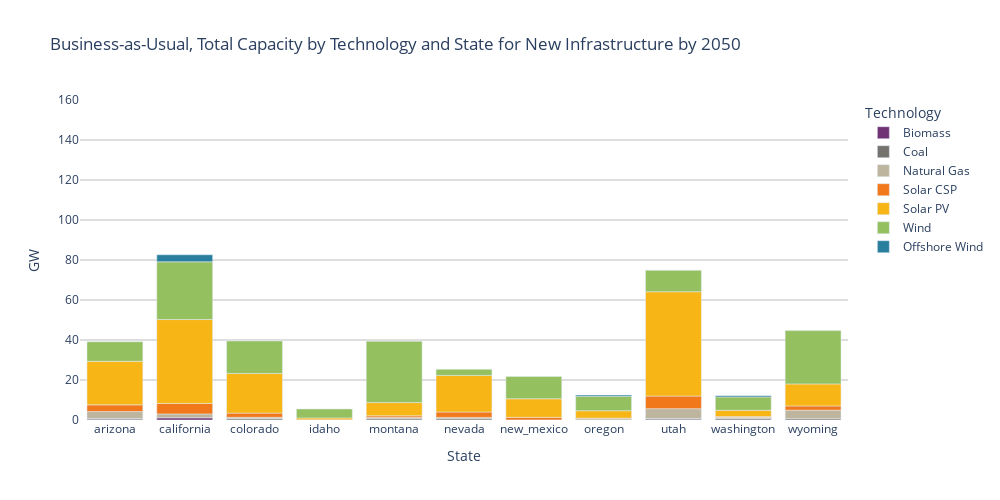

Notebook code cell kept with this figure:
### Markdown cell above
#### Business-as-usual

### Code cell
plot_state_bar_capacity(df=df, scenario='business_as_usual_ira_ccs_climate', year=year,
         output_file_name = f'bau_{year}_state_tech_capacity.png',
         title = f'Business-as-Usual, Total Capacity by Technology and State for New Infrastructure by {year}')

### Figure 1 — Plotly figure (JSON) as saved in the notebook; plotly's stock layout.template omitted (floating-point values rounded to 4 significant figures)
{"data": [{"alignmentgroup": "True", "hovertemplate": "Technology=Biomass<br>State=%{x}<br>unit_size_mw=%{y}<extra></extra>", "legendgroup": "Biomass", "marker": {"color": "#713275", "pattern": {"shape": ""}}, "name": "Biomass", "offsetgroup": "Biomass", "orientation": "v", "showlegend": true, "textposition": "auto", "type": "bar", "x": ["arizona", "california", "colorado", "idaho", "new_mexico", "utah", "washington"], "xaxis": "x", "y": [0.1, 1.1, 0.05, 0.05, 0.05, 0.1, 0.05], "yaxis": "y"}, {"alignmentgroup": "True", "hovertemplate": "Technology=Coal<br>State=%{x}<br>unit_size_mw=%{y}<extra></extra>", "legendgroup": "Coal", "marker": {"color": "#75736d", "pattern": {"shape": ""}}, "name": "Coal", "offsetgroup": "Coal", "orientation": "v", "showlegend": true, "textposition": "auto", "type": "bar", "x": ["arizona", "colorado", "montana", "nevada", "utah", "washington", "wyoming"], "xaxis": "x", "y": [0.65, 0.65, 0.65, 0.65, 0.65, 0.65, 0.65], "yaxis": "y"}, {"alignmentgroup": "True", "hovertemplate": "Technology=Natural Gas<br>State=%{x}<br>unit_size_mw=%{y}<extra></extra>", "legendgroup": "Natural Gas", "marker": {"color": "#bdb59d", "pattern": {"shape": ""}}, "name": "Natural Gas", "offsetgroup": "Natural Gas", "orientation": "v", "showlegend": true, "textposition": "auto", "type": "bar", "x": ["arizona", "california", "colorado", "montana", "nevada", "oregon", "utah", "washington", "wyoming"], "xaxis": "x", "y": [3.473, 1.938, 0.646, 0.646, 0.646, 0.646, 4.927, 0.646, 4.281], "yaxis": "y"}, {"alignmentgroup": "True", "hovertemplate": "Technology=Solar CSP<br>State=%{x}<br>unit_size_mw=%{y}<extra></extra>", "legendgroup": "Solar CSP", "marker": {"color": "#f1781b", "pattern": {"shape": ""}}, "name": "Solar CSP", "offsetgroup": "Solar CSP", "orientation": "v", "showlegend": true, "textposition": "auto", "type": "bar", "x": ["arizona", "california", "colorado", "idaho", "montana", "nevada", "new_mexico", "oregon", "utah", "washington", "wyoming"], "xaxis": "x", "y": [3.35, 5.25, 2.1, 0.05, 0.8, 2.7, 1.3, 0.3, 6.3, 0.35, 2.1], "yaxis": "y"}, {"alignmentgroup": "True", "hovertemplate": "Technology=Solar PV<br>State=%{x}<br>unit_size_mw=%{y}<extra></extra>", "legendgroup": "Solar PV", "marker": {"color": "#F7B615", "pattern": {"shape": ""}}, "name": "Solar PV", "offsetgroup": "Solar PV", "orientation": "v", "showlegend": true, "textposition": "auto", "type": "bar", "x": ["arizona", "california", "colorado", "idaho", "montana", "nevada", "new_mexico", "oregon", "utah", "washington", "wyoming"], "xaxis": "x", "y": [21.75, 41.94, 19.83, 0.96, 6.63, 18.3, 9.27, 3.69, 52.17, 3.15, 11.01], "yaxis": "y"}, {"alignmentgroup": "True", "hovertemplate": "Technology=Wind<br>State=%{x}<br>unit_size_mw=%{y}<extra></extra>", "legendgroup": "Wind", "marker": {"color": "#95C060", "pattern": {"shape": ""}}, "name": "Wind", "offsetgroup": "Wind", "orientation": "v", "showlegend": true, "textposition": "auto", "type": "bar", "x": ["arizona", "california", "colorado", "idaho", "montana", "nevada", "new_mexico", "oregon", "utah", "washington", "wyoming"], "xaxis": "x", "y": [9.798, 28.87, 16.26, 4.461, 30.64, 3.043, 11.16, 7.257, 10.7, 6.71, 26.65], "yaxis": "y"}, {"alignmentgroup": "True", "hovertemplate": "Technology=Offshore Wind<br>State=%{x}<br>unit_size_mw=%{y}<extra></extra>", "legendgroup": "Offshore Wind", "marker": {"color": "#2B7F9E", "pattern": {"shape": ""}}, "name": "Offshore Wind", "offsetgroup": "Offshore Wind", "orientation": "v", "showlegend": true, "textposition": "auto", "type": "bar", "x": ["california", "oregon", "washington"], "xaxis": "x", "y": [3.525, 0.606, 0.624], "yaxis": "y"}], "layout": {"barmode": "relative", "height": 500, "legend": {"title": {"text": "Technology"}, "tracegroupgap": 0}, "paper_bgcolor": "white", "plot_bgcolor": "white", "title": {"text": "Business-as-Usual, Total Capacity by Technology and State for New Infrastructure by 2050"}, "uniformtext": {"minsize": 18, "mode": "hide"}, "width": 1000, "xaxis": {"anchor": "y", "autorange": true, "categoryorder": "category ascending", "domain": [0, 1], "range": [-0.5, 10.5], "title": {"text": "State"}, "type": "category"}, "yaxis": {"anchor": "x", "domain": [0, 1], "gridcolor": "#bdbdbd", "range": [0, 160], "showgrid": true, "title": {"text": "GW"}, "type": "linear"}}}
